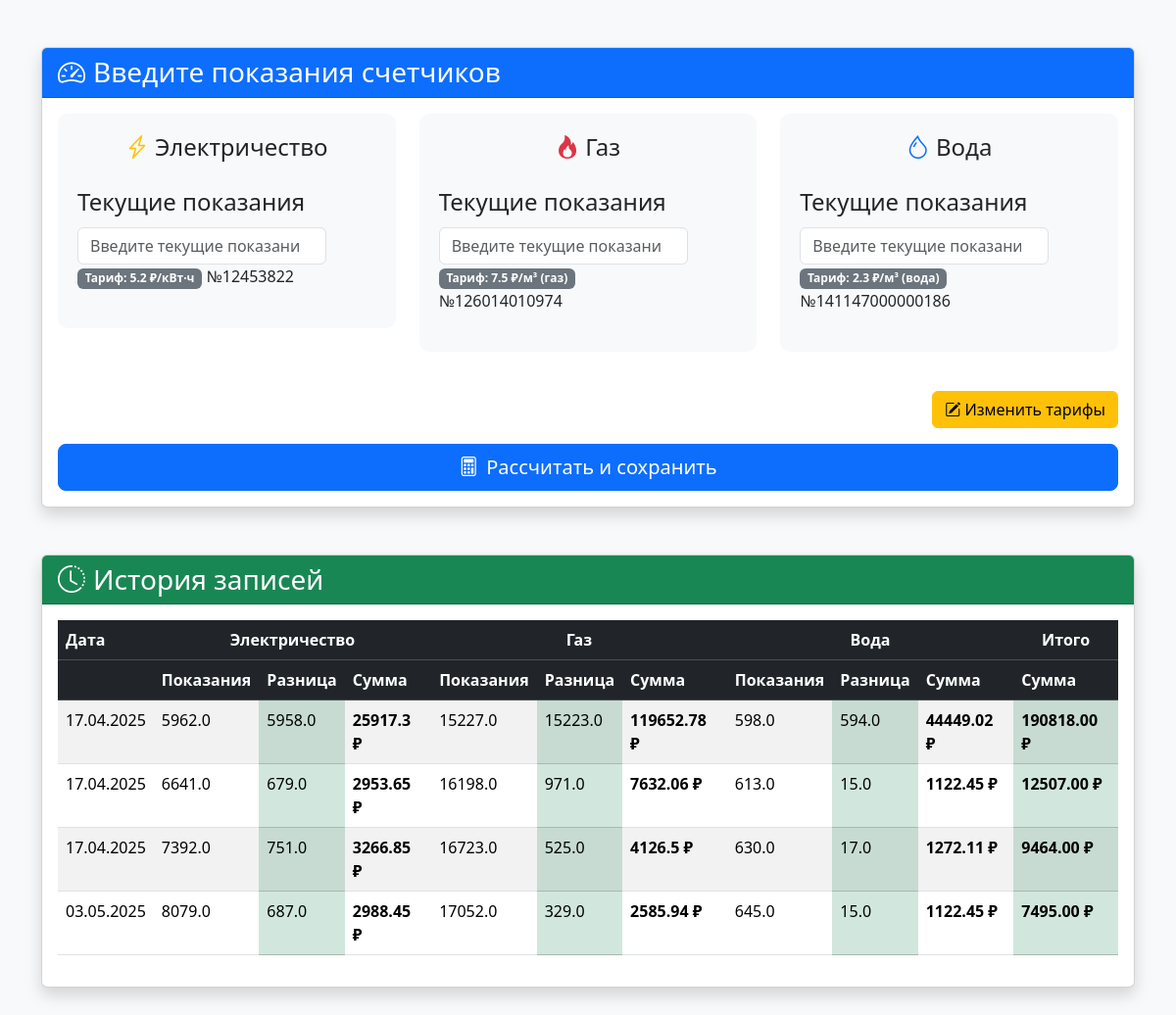
The page / on the database its author committed.
### billing/models.py (models this page shows, shortened)
class UtilityRecord(models.Model):
    date = models.DateField(auto_now_add=True, verbose_name="Дата")
    electricity_reading = models.FloatField(verbose_name="ЭлектроПоказания")
    electricity_diff = models.FloatField(verbose_name="Разница (Электричество)", blank=True, null=True)
    electricity_sum = models.FloatField(verbose_name="Сумма (Электричество)", blank=True, null=True)
    gas_reading = models.FloatField(verbose_name="ГазПоказания")
    gas_diff = models.FloatField(verbose_name="Разница (Газ)", blank=True, null=True)
    gas_sum = models.FloatField(verbose_name="Сумма (Газ)", blank=True, null=True)
    water_reading = models.FloatField(verbose_name="ВодаПоказания")
    water_diff = models.FloatField(verbose_name="Разница (Вода)", blank=True, null=True)
    water_sum = models.FloatField(verbose_name="Сумма (Вода)", blank=True, null=True)
    class Meta:
        verbose_name = "Запись коммунальных услуг"
        verbose_name_plural = "Записи коммунальных услуг"

### billing/views.py (the view)
# urls.py: path('', utility_form, name='utility_form'),
def utility_form(request):
    if request.method == 'POST':
        form = UtilityForm(request.POST)
        if form.is_valid():
            calculated_data = form.calculate()
            UtilityRecord.objects.create(**calculated_data)
            return redirect('utility_form')
    else:
        form = UtilityForm()
    records = UtilityRecord.objects.all().order_by('date')
    current_date = now().date()  # Текущая дата без времени
    tariffs = form.tariffs
    from xml.etree import ElementTree as ET
    try:
        tree = ET.parse('tariffs.xml')
        internet_price = float(tree.find('internet').text)
        musor_price = float(tree.find('musor').text)
    except (FileNotFoundError, AttributeError):
        internet_price = 500.00
        musor_price = 300.00
    return render(request, 'billing/form.html', {
        'form': form,
        'records': records,
        'current_date': current_date,  # Передаем текущую дату
        'tariffs':tariffs,
        'internet_price': internet_price,
        'musor_price': musor_price,
        'total_fixed_costs': internet_price + musor_price
    })

### billing/forms.py (called while the page is built)
    def _load_tariffs(self):
        try:
            tree = ET.parse('tariffs.xml')
            root = tree.getroot()
            return {
                'electricity': float(root.find('electricity').text),
                'gas': float(root.find('gas').text),
                'water': float(root.find('water').text),
                'internet': float(root.find('internet').text),
                'musor': float(root.find('musor').text)
            }
        except (FileNotFoundError, AttributeError, ValueError) as e:
            return {
                'electricity': 5.20,
                'gas': 7.50,
                'water': 2.30
            }

### billing/templates/billing/form.html (shortened to what this page needs)
{% extends 'billing/base.html' %}
{% block content %}
<div class="row justify-content-center">
    <div class="col-lg-12">
        <div class="card shadow">
            <div class="card-header bg-primary text-white">
                <h3 class="mb-0"><i class="bi bi-speedometer2 me-2"></i>Введите показания счетчиков</h3>
            </div>
            <div class="card-body">
                <form method="post" class="needs-validation" novalidate>
                    <div class="row">
                        <div class="col-md-4 mb-3">
                            <div class="reading-section mb-4">
                                <h4 class="text-center mb-4"><i class="bi bi-lightning-charge text-warning"></i>
                                    Электричество</h4>
                                <div class="row g-0  mb-1">
                                    <div class="col-md-10 mb-3">
                                        <label for="id_electricity_reading" class="form-label fs-4">Текущие
                                            показания</label>
                                        {{ form.electricity_reading }}
                                        <span class="badge bg-secondary">Тариф: {{ form.tariffs.electricity }} ₽/кВт·ч</span>
                                        <span> №12453822</span></span>
                                    </div>
                                </div>
                            </div>
                        </div>
                        <div class="col-md-4 mb-3">
                            <div class="reading-section mb-4">
                                <h4 class="text-center mb-4"><i class="bi bi-fire text-danger"></i> Газ</h4>
                                <div class="row g-0  mb-1">
                                    <div class="col-md-10 mb-3">
                                        <label for="id_gas_reading" class="form-label fs-4">Текущие показания</label>
                                        {{ form.gas_reading }}
                                        <span class="badge bg-secondary">Тариф: {{ form.tariffs.gas }} ₽/м³ (газ)</span>
                                        <span> №126014010974</span>
                                    </div>
                                </div>
                            </div>
                        </div>
                        <div class="col-md-4 mb-3">
                            <div class="reading-section mb-4">
                                <h4 class="text-center mb-4"><i class="bi bi-droplet text-primary"></i> Вода</h4>
                                <div class="row g-0  mb-1">
                                    <div class="col-md-10 mb-3">
                                        <label for="id_water_reading" class="form-label fs-4">Текущие показания </label>
                                        {{ form.water_reading }}
                                        <span class="badge bg-secondary">Тариф: {{ form.tariffs.water }} ₽/м³ (вода)</span>
                                        <span> №141147000000186</span>
                                    </div>
                                </div>
                            </div>
                        </div>
                    </div>
                    <div class="text-end mb-3">
                        <a href="{% url 'edit_tariffs' %}" class="btn btn-warning">
                            <i class="bi bi-pencil-square"></i> Изменить тарифы
                        </a>
                    </div>
                    <div class="d-grid gap-2">
                        <button class="btn btn-primary btn-lg" type="submit">
                            <i class="bi bi-calculator me-2"></i>Рассчитать и сохранить
                        </button>
                    </div>
                </form>
            </div>
        </div>
        <div class="card shadow mt-5">
            <div class="card-header bg-success text-white">
                <h3 class="mb-0"><i class="bi bi-clock-history me-2"></i>История записей</h3>
            </div>
            <div class="card-body">
                <div class="table-responsive">
                    <table class="table table-striped table-hover">
                        <thead class="table-dark">
                            <tr>
                                <th>Дата</th>
                                <th colspan="3" class="text-center">Электричество</th>
                                <th colspan="3" class="text-center">Газ</th>
                                <th colspan="3" class="text-center">Вода</th>
                                <th colspan="3" class="text-center">Итого</th>
                            </tr>
                            <tr>
                                <th></th>
                                <th>Показания</th>
                                <th>Разница</th>
                                <th>Сумма</th>
                                <th>Показания</th>
                                <th>Разница</th>
                                <th>Сумма</th>
                                <th>Показания</th>
                                <th>Разница</th>
                                <th>Сумма</th>
                                <th>Сумма</th>
                            </tr>
                        </thead>
                        <tbody>
                            {% for record in records %}
                            <tr>
                                <td>{{ record.date|date:"d.m.Y" }}</td>
                                <td>{{ record.electricity_reading }}</td>
                                <td class="{{ record.electricity_diff|yesno:'table-success,table-light' }}">
                                    {{ record.electricity_diff|default:"-" }}
                                </td>
                                <td class="fw-bold">
                                    {{ record.electricity_sum|default:"-" }}{% if record.electricity_sum %} ₽{% endif %}
                                </td>
                                <td>{{ record.gas_reading }}</td>
                                <td class="{{ record.gas_diff|yesno:'table-success,table-light' }}">
                                    {{ record.gas_diff|default:"-" }}
                                </td>
                                <td class="fw-bold">
                                    {{ record.gas_sum|default:"-" }}{% if record.gas_sum %} ₽{% endif %}
                                </td>
                                <td>{{ record.water_reading }}</td>
                                <td class="{{ record.water_diff|yesno:'table-success,table-light' }}">
                                    {{ record.water_diff|default:"-" }}
                                </td>
                                <td class="fw-bold">
                                    {{ record.water_sum|default:"-" }}{% if record.water_sum %} ₽{% endif %}
                                </td>
                                <td class="fw-bold table-success table-primary">
                                    {% with utilities_sum=record.electricity_sum|add:record.gas_sum|add:record.water_sum %}
                                    {% with total=utilities_sum|add:internet_price|add:musor_price %}
                                    {{ total|floatformat:2 }} ₽
                                    {% endwith %}
                                    {% endwith %}
                                </td>
                            </tr>
                            {% empty %}
                            <tr>
                                <td colspan="10" class="text-center">Нет записей</td>
                            </tr>
                            {% endfor %}
                        </tbody>
                    </table>
                </div>
            </div>
        </div>
    </div>
</div>
{% endblock %}

### billing/templates/billing/base.html (style rules this page uses)
.reading-section { background-color: #f8f9fa; border-radius: 10px; padding: 20px; margin-bottom: 30px; }
.table-responsive { overflow-x: auto; }

### rows shown on the page
UtilityRecord: date "17.04.2025", electricity_reading "5962.0", electricity_diff "5958.0", electricity_sum "25917.3", gas_reading "15227.0", gas_diff "15223.0", gas_sum "119652.78", water_reading "598.0", water_diff "594.0", water_sum "44449.02", total "190818.00"
UtilityRecord: date "17.04.2025", electricity_reading "6641.0", electricity_diff "679.0", electricity_sum "2953.65", gas_reading "16198.0", gas_diff "971.0", gas_sum "7632.06", water_reading "613.0", water_diff "15.0", water_sum "1122.45", total "12507.00"
UtilityRecord: date "17.04.2025", electricity_reading "7392.0", electricity_diff "751.0", electricity_sum "3266.85", gas_reading "16723.0", gas_diff "525.0", gas_sum "4126.5", water_reading "630.0", water_diff "17.0", water_sum "1272.11", total "9464.00"
UtilityRecord: date "03.05.2025", electricity_reading "8079.0", electricity_diff "687.0", electricity_sum "2988.45", gas_reading "17052.0", gas_diff "329.0", gas_sum "2585.94", water_reading "645.0", water_diff "15.0", water_sum "1122.45", total "7495.00"
